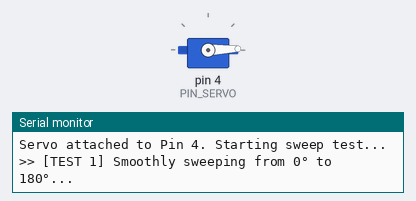
A sketch run on a simulated Arduino Uno, built with avr-gcc and run on an emulated ATmega328P. On the bench: servo, the last lines printed to the serial monitor.

Above: at 1.05 s.
At 2.8 s:
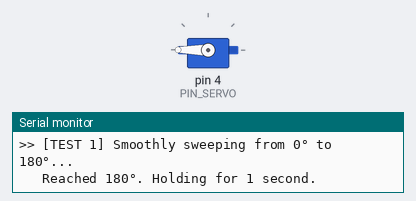
At 4.6 s:
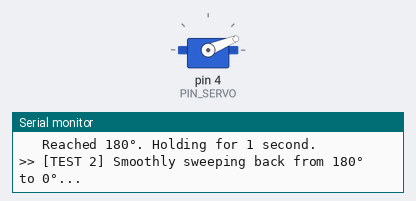
At 8.75 s:
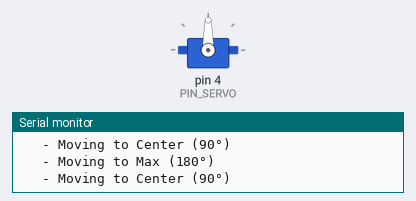
Timing chart, 0 to 15.0 s (numbered marks = the images above):
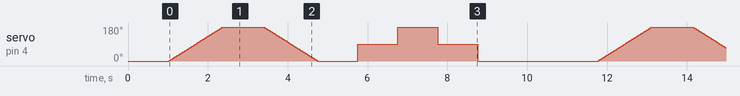

Measured:
- by itself, servo on pin 4 (PIN_SERVO): moves between 0° and 180°, repeating every 10.7 s

The sketch:

ServoTest.ino
```cpp
#include <Arduino.h>
#include <Servo.h>

/*
  ==============================================================================
  Servo Motor Hardware Diagnostic & Sweep Test
  Board: Arduino Uno with Sensor Shield V5.0
  Pin Connection: Servo Signal -> Digital Pin 4 (Header D4 on Sensor Shield)

  Sensor Shield Header Pinout (3-pin header on Pin 4):
    - G (Ground) -> Servo Brown / Black wire
    - V (5V Power) -> Servo Red wire
    - S (Signal) -> Servo Yellow / Orange wire
  ==============================================================================
*/

const int PIN_SERVO = 4; // Servo Signal connected to Digital Pin 4
Servo myServo;

void setup() {
  Serial.begin(115200);
  Serial.println(F("================================================"));
  Serial.println(F("       SERVO MOTOR DIAGNOSTIC TEST (PIN 4)      "));
  Serial.println(F("================================================"));

  // Attach servo object to Pin 4
  myServo.attach(PIN_SERVO);

  // Set initial position to 0 degrees
  myServo.write(0);
  delay(1000);

  Serial.println(F("Servo attached to Pin 4. Starting sweep test...\n"));
}

void loop() {
  // --- TEST 1: Smooth Sweep 0° to 180° ---
  Serial.println(F(">> [TEST 1] Smoothly sweeping from 0° to 180°..."));
  for (int angle = 0; angle <= 180; angle += 2) {
    myServo.write(angle);
    delay(15); // Controls sweep speed (~1.35 seconds total)
  }
  Serial.println(F("   Reached 180°. Holding for 1 second."));
  delay(1000);

  // --- TEST 2: Smooth Sweep 180° back to 0° ---
  Serial.println(F(">> [TEST 2] Smoothly sweeping back from 180° to 0°..."));
  for (int angle = 180; angle >= 0; angle -= 2) {
    myServo.write(angle);
    delay(15);
  }
  Serial.println(F("   Reached 0°. Holding for 1 second."));
  delay(1000);

  // --- TEST 3: Discrete Angle Jumps ---
  Serial.println(F(">> [TEST 3] Discrete Positional Jumps:"));

  Serial.println(F("   - Moving to Center (90°)"));
  myServo.write(90);
  delay(1000);

  Serial.println(F("   - Moving to Max (180°)"));
  myServo.write(180);
  delay(1000);

  Serial.println(F("   - Moving to Center (90°)"));
  myServo.write(90);
  delay(1000);

  Serial.println(F("   - Moving to Min (0°)"));
  myServo.write(0);
  delay(1000);

  Serial.println(F("Servo Diagnostic Cycle Complete. Pausing 2s before repeating...\n"));
  delay(2000);
}
```
